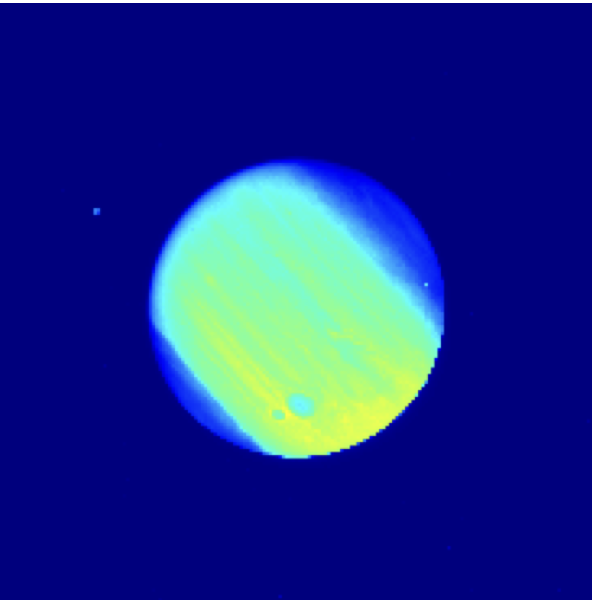
#> input picture data/jupiter.png, 592 x 600 px, found by its file name
$ python compare_wiener_k_values.py
#> lines starting #> are read from the running program, lines starting #| are printed output that depends on the picture
#!/usr/bin/env python3
# -*- coding: utf-8 -*-
"""
Script pour comparer les résultats de restauration avec différentes valeurs de K
pour le filtre de Wiener sur les images de Jupiter et Saturne.

Author: Oussama GUELFAA
Date: 01-04-2025
"""

import os
import numpy as np
import matplotlib.pyplot as plt
from skimage import io, color, metrics

def compare_images(original_path, restored_paths, titles, output_path):
    """
    Compare l'image originale avec plusieurs images restaurées.

    Args:
        original_path (str): Chemin vers l'image originale
        restored_paths (list): Liste des chemins vers les images restaurées
        titles (list): Liste des titres pour les images restaurées
        output_path (str): Chemin pour sauvegarder l'image de comparaison
    """
#> called with original_path = 'data/jupiter.png', output_path = 'jupiter_wiener_comparison.png'
    # Charger l'image originale
    original = io.imread(original_path)
#> original is the input picture: shape (600, 592, 4); mean R, G, B, A 25.6, 43.2, 137.9, 255
    if len(original.shape) == 3 and original.shape[2] == 4:  # Si l'image a un canal alpha
        original = original[:, :, :3]
#> original: shape (600, 592, 3)
    if len(original.shape) == 3:
        original = color.rgb2gray(original)
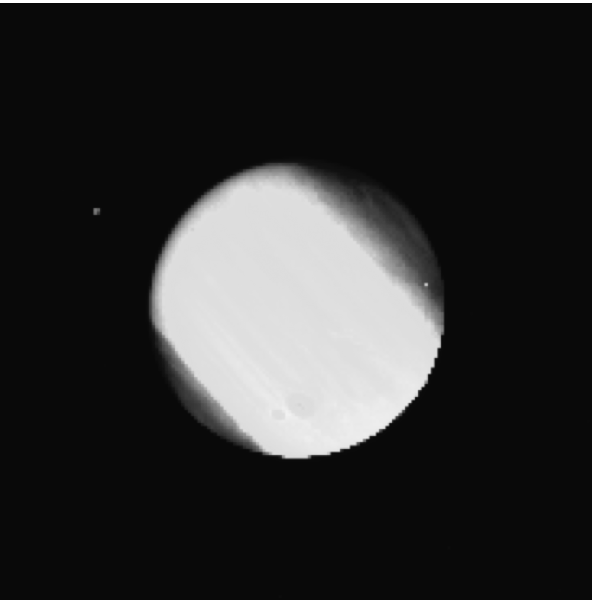
#> original: shape (600, 592) float64; min 0.0353, max 1, mean 0.182

    # Charger les images restaurées
    restored_images = []
    for path in restored_paths:
        if os.path.exists(path):
            img = io.imread(path)
            if len(img.shape) == 3 and img.shape[2] == 4:  # Si l'image a un canal alpha
                img = img[:, :, :3]
            if len(img.shape) == 3:
                img = color.rgb2gray(img)
            restored_images.append(img)
        else:
            print(f"Attention: {path} n'existe pas.")
            restored_images.append(np.zeros_like(original))

    # Calculer les métriques de qualité
    psnr_values = []
    ssim_values = []
    for img in restored_images:
        try:
            psnr = metrics.peak_signal_noise_ratio(original, img)
            ssim = metrics.structural_similarity(original, img)
            psnr_values.append(psnr)
            ssim_values.append(ssim)
        except Exception as e:
            print(f"Erreur lors du calcul des métriques: {e}")
            psnr_values.append(0)
            ssim_values.append(0)
#> after the loop, psnr_values = [8.89, 8.89, 8.89, 8.89]; ssim_values = [0.191, 0.191, 0.191, 0.191]

    # Créer la figure
    n_images = len(restored_images) + 1
#> n_images = 5
    fig, axes = plt.subplots(1, n_images, figsize=(n_images * 4, 4))

    # Afficher l'image originale
    axes[0].imshow(original, cmap='gray')
    axes[0].set_title("Image originale")
    axes[0].axis('off')

    # Afficher les images restaurées avec leurs métriques
    for i, (img, title, psnr, ssim) in enumerate(zip(restored_images, titles, psnr_values, ssim_values)):
        axes[i+1].imshow(img, cmap='gray')
        axes[i+1].set_title(f"{title}\nPSNR: {psnr:.2f} dB\nSSIM: {ssim:.4f}")
        axes[i+1].axis('off')
#> this loop made 4 passes
#> title on passes 1 to 4: 'K=0.0001', 'K=0.001', 'K=0.01', 'K=0.1'

    plt.tight_layout()
    plt.savefig(output_path, dpi=300)
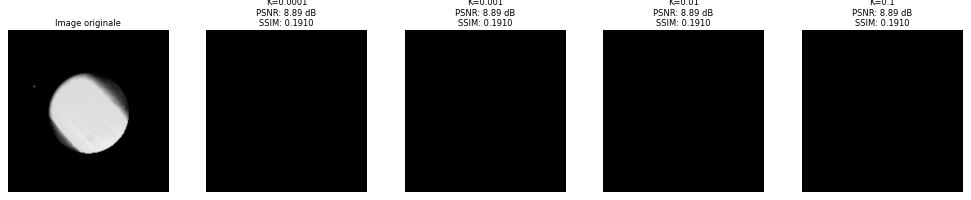
#> figure drawn by matplotlib, 5 panels
    plt.close()

    print(f"Comparaison sauvegardée dans: {output_path}")

    # Retourner les métriques pour analyse
    return psnr_values, ssim_values

def main():
    """Fonction principale."""
    # Comparer les résultats pour Jupiter
    original_path = "data/jupiter.png"
    jupiter_restored_paths = [
        "jupiter_restored_k0.0001.png",
        "jupiter_restored_k0.001.png",
        "jupiter_restored_k0.01.png",
        "jupiter_restored_k0.1.png"
    ]
    jupiter_titles = [
        "K=0.0001",
        "K=0.001",
        "K=0.01",
        "K=0.1"
    ]
    jupiter_psnr, jupiter_ssim = compare_images(
        original_path,
        jupiter_restored_paths,
        jupiter_titles,
        "jupiter_wiener_comparison.png"
    )
#> jupiter_psnr = [8.89, 8.89, 8.89, 8.89]; jupiter_ssim = [0.191, 0.191, 0.191, 0.191]

    # Comparer les résultats pour Saturne
    original_path = "data/saturn.png"
    saturn_restored_paths = [
        "saturn_restored_k0.0001.png",
        "saturn_restored_k0.001.png",
        "saturn_restored_k0.01.png",
        "saturn_restored_k0.1.png"
    ]
    saturn_titles = [
        "K=0.0001",
        "K=0.001",
        "K=0.01",
        "K=0.1"
    ]
    saturn_psnr, saturn_ssim = compare_images(
        original_path,
        saturn_restored_paths,
        saturn_titles,
        "saturn_wiener_comparison.png"
    )
#> call 2 of compare_images, with original_path = 'data/saturn.png', output_path = 'saturn_wiener_comparison.png'
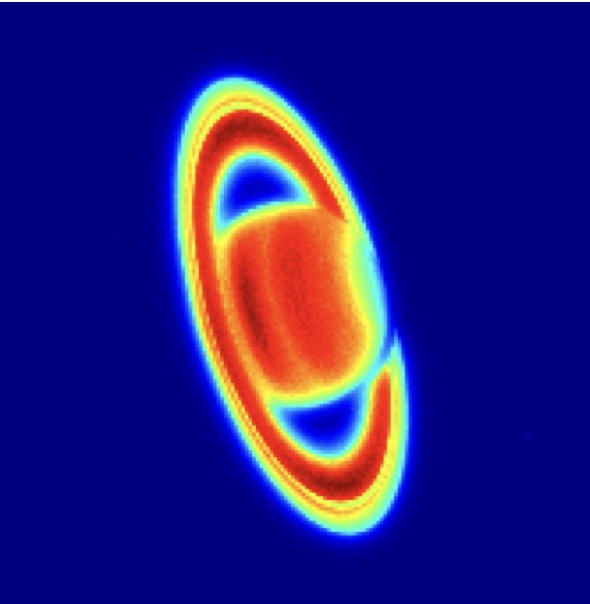
#> input picture data/saturn.png, 590 x 604 px, found by its file name
#> in compare_images, original is the input picture: shape (604, 590, 4); mean R, G, B, A 40.3, 30.8, 124.5, 255
#> in compare_images (call 2), `original = color.rgb2gray(original)`:
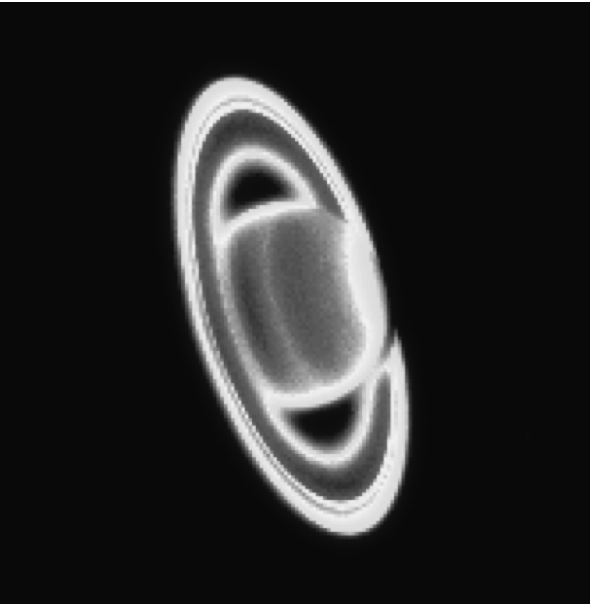
#> original: shape (604, 590) float64; min 0.0353, max 1, mean 0.155
#> after the loop in compare_images (call 2), `for img in restored_images:`: psnr_values = [10.55, 10.55, 10.55, 10.55]; ssim_values = [0.181, 0.181, 0.181, 0.181]
#> the loop in compare_images (call 2), `for i, (img, title, psnr, ssim) in enumerate(zip(restored_images, titl..` made 4 passes
#> in compare_images (call 2), `plt.savefig(output_path, dpi=300)`:
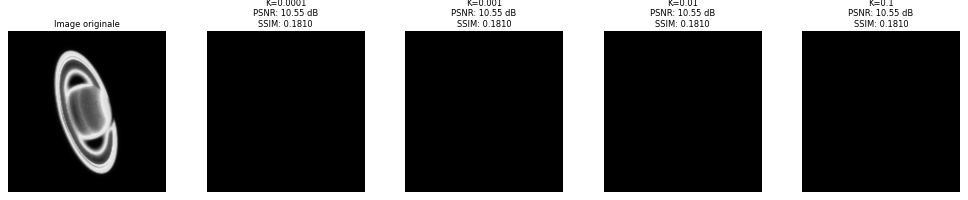
#> figure drawn by matplotlib, 5 panels
#> saturn_psnr = [10.55, 10.55, 10.55, 10.55]; saturn_ssim = [0.181, 0.181, 0.181, 0.181]

    # Afficher un résumé des métriques
    print("\nRésumé des métriques pour Jupiter:")
    for k, psnr, ssim in zip(["0.0001", "0.001", "0.01", "0.1"], jupiter_psnr, jupiter_ssim):
        print(f"K={k}: PSNR={psnr:.2f} dB, SSIM={ssim:.4f}")
#> this loop made 4 passes
#| K=0.0001: PSNR=8.89 dB, SSIM=0.1910
#| K=0.001: PSNR=8.89 dB, SSIM=0.1910
#| K=0.01: PSNR=8.89 dB, SSIM=0.1910
#| K=0.1: PSNR=8.89 dB, SSIM=0.1910

    print("\nRésumé des métriques pour Saturne:")
    for k, psnr, ssim in zip(["0.0001", "0.001", "0.01", "0.1"], saturn_psnr, saturn_ssim):
        print(f"K={k}: PSNR={psnr:.2f} dB, SSIM={ssim:.4f}")

    # Trouver la meilleure valeur de K pour chaque image
    best_k_jupiter = ["0.0001", "0.001", "0.01", "0.1"][np.argmax(jupiter_ssim)]
#> best_k_jupiter = '0.0001'
    best_k_saturn = ["0.0001", "0.001", "0.01", "0.1"][np.argmax(saturn_ssim)]
#> best_k_saturn = '0.0001'

    print(f"\nMeilleure valeur de K pour Jupiter (basée sur SSIM): {best_k_jupiter}")
#| Meilleure valeur de K pour Jupiter (basée sur SSIM): 0.0001
    print(f"Meilleure valeur de K pour Saturne (basée sur SSIM): {best_k_saturn}")
#| Meilleure valeur de K pour Saturne (basée sur SSIM): 0.0001

if __name__ == "__main__":
    main()
